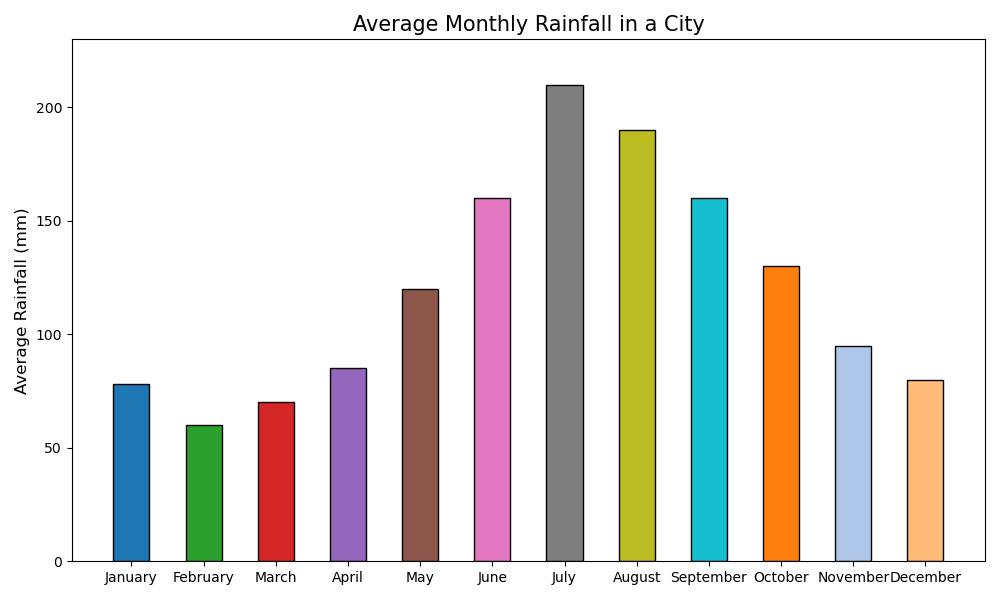

This chart was generated by the following Python code:

import matplotlib.pyplot as plt

# Data
months = ['January', 'February', 'March', 'April', 'May', 'June', 'July', 'August', 'September', 'October', 'November', 'December']
rainfall = [78, 60, 70, 85, 120, 160, 210, 190, 160, 130, 95, 80]

# Colors for each bar
colors = ['#1f77b4', '#2ca02c', '#d62728', '#9467bd', '#8c564b', '#e377c2', '#7f7f7f', '#bcbd22', '#17becf', '#ff7f0e', '#aec7e8', '#ffbb78']

# Plotting the bar chart vertically
plt.figure(figsize=(10, 6))  # Change width and height of the chart
plt.bar(months, rainfall, color=colors, edgecolor='black', width=0.5)  # Change width for bars and apply color scheme

# Chart title and labels
plt.title('Average Monthly Rainfall in a City', fontsize=15)
plt.ylabel('Average Rainfall (mm)', fontsize=12)

# Setting the ylim to provide better clarity for rainfall values
plt.ylim(0, max(rainfall) + 20)

# Display the chart
plt.tight_layout()
plt.show()
